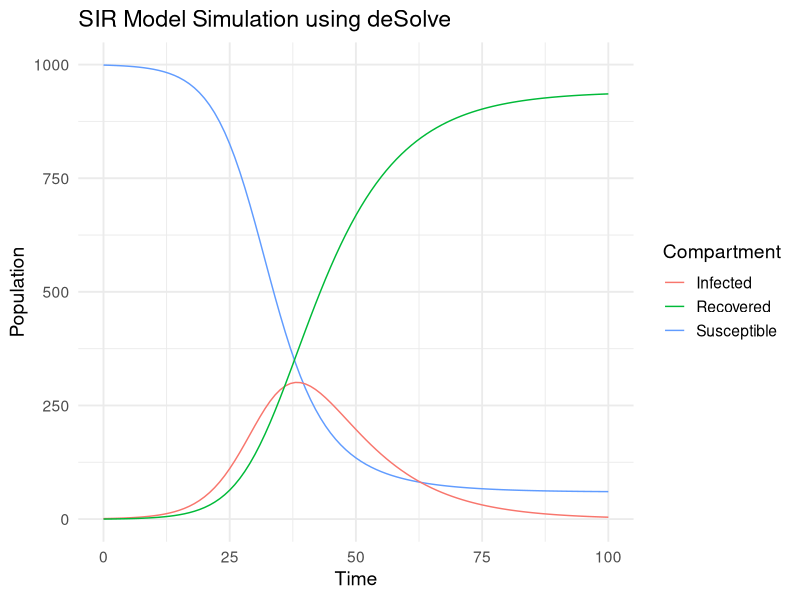

Recreate this plot in R.
install.packages("ggplot2")
install.packages("deSolve")
# ----------------------------
# 2. Define the SIR Model Function
# ----------------------------
sir_model <- function(time, state, parameters) {
  with(as.list(c(state, parameters)), {
    dS <- -beta * S * I / N
    dI <- beta * S * I / N - gamma * I
    dR <- gamma * I
    list(c(dS, dI, dR))
  })
}
# ----------------------------
# 3. Set Parameters and Initial Values
# ----------------------------
parameters <- c(beta = 0.3, gamma = 0.1, N = 1000)
initial_state <- c(S = 999, I = 1, R = 0)
times <- seq(0, 100, by = 1)
# ----------------------------
# 4. Solve the Differential Equations
# ----------------------------
library(deSolve)
output <- ode(y = initial_state, times = times, func = sir_model, parms = parameters)
output_df  <- as.data.frame(output)
# ----------------------------
# 5. Plot the Results
# ----------------------------
library(ggplot2)
ggplot(output_df, aes(x = time)) +
  geom_line(aes(y = S, color = "Susceptible")) +
  geom_line(aes(y = I, color = "Infected")) +
  geom_line(aes(y = R, color = "Recovered")) +
  labs(title = "SIR Model Simulation using deSolve",
       x = "Time",
       y = "Population",
       color = "Compartment") +
  theme_minimal(base_size = 14)
